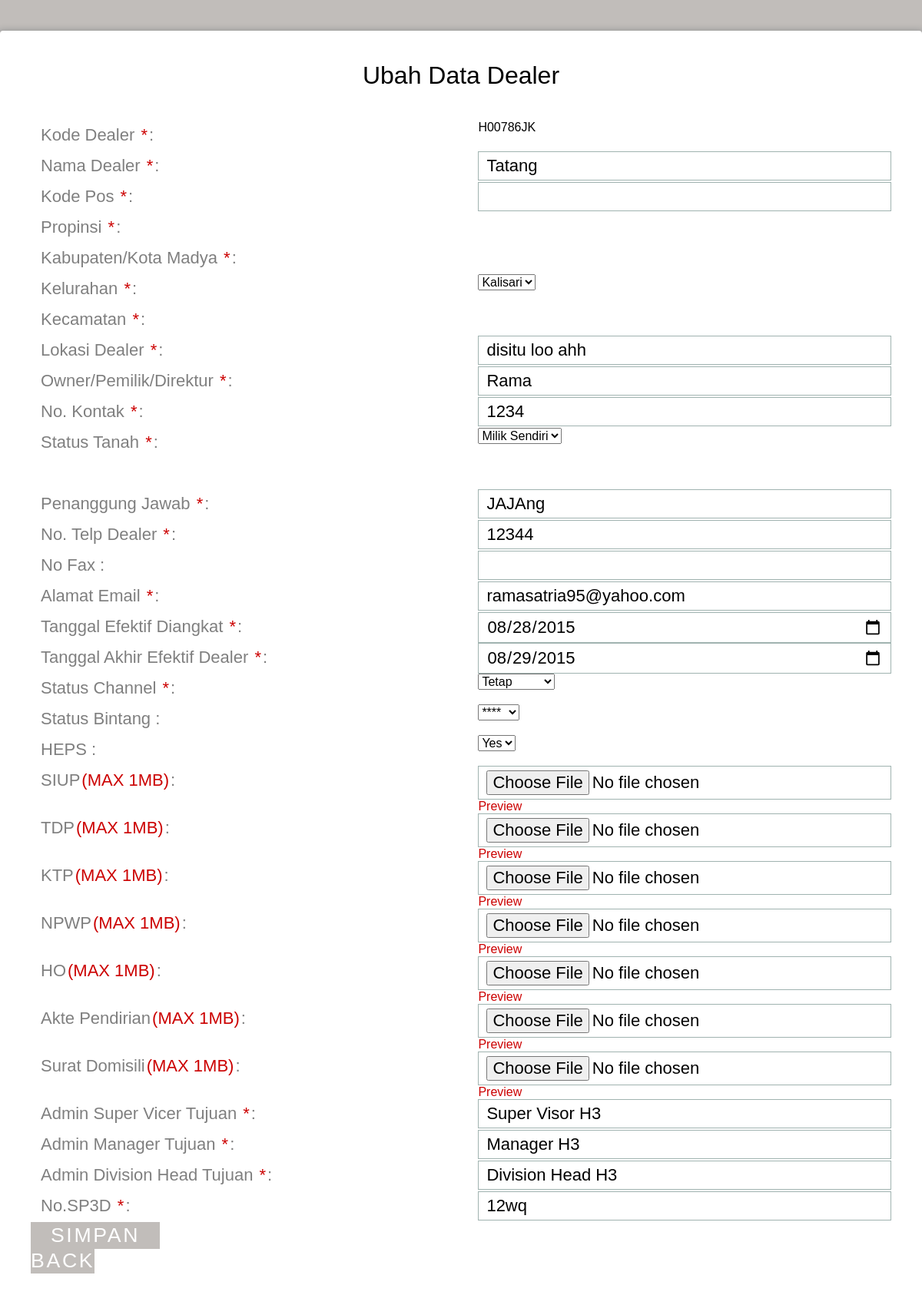
The app's page /admin_legal/edit_dealer_h3.php?id=42 (signed in) with its own data.
### tables this page shows
CREATE TABLE IF NOT EXISTS `daftar_pengajuan` (
  `id_daftar` int(11) NOT NULL AUTO_INCREMENT,
  `id_admin` int(11) NOT NULL,
  `kode_dealer` varchar(15) NOT NULL,
  `tanggal_pengajuan` date NOT NULL,
  `jenis_pengajuan` varchar(35) NOT NULL,
  `channel` varchar(10) DEFAULT NULL,
  `status_channel` varchar(10) DEFAULT NULL,
  `jam_pengajuan` time NOT NULL,
  `comment_sv` varchar(50) DEFAULT NULL,
  `approval_sv` varchar(30) DEFAULT NULL,
  `nama_sv` varchar(30) NOT NULL,
  `waktu_approval_sv` datetime NOT NULL,
  `comment_manager` varchar(50) DEFAULT NULL,
  `approval_manager` varchar(30) DEFAULT NULL,
  `nama_manager` varchar(30) NOT NULL,
  `waktu_approval_manager` datetime NOT NULL,
  `comment_divhead` varchar(50) DEFAULT NULL,
  `approval_divhead` varchar(30) DEFAULT NULL,
  `nama_divhead` varchar(30) NOT NULL,
  `waktu_approval_divhead` datetime NOT NULL,
  `legalisir_admin` varchar(20) DEFAULT NULL,
  `waktu_legalisir` date NOT NULL,
  `perpanjangan` date DEFAULT NULL,
  PRIMARY KEY (`id_daftar`)
);

CREATE TABLE IF NOT EXISTS `daftar_dealer` (
  `kode_dealer` varchar(15) NOT NULL,
  `nama_dealer` varchar(50) NOT NULL,
  `id_kodepos` int(11) NOT NULL,
  `lokasi` varchar(30) NOT NULL,
  `owner` varchar(30) NOT NULL,
  `kontak` varchar(12) NOT NULL,
  `status_tanah` varchar(30) NOT NULL,
  `akhir_sewa` date DEFAULT NULL,
  `status_dealer` varchar(10) DEFAULT NULL,
  `siop` varchar(50) DEFAULT NULL,
  `tdp` varchar(50) DEFAULT NULL,
  `ktp` varchar(50) DEFAULT NULL,
  `npwp` varchar(50) DEFAULT NULL,
  `ho` varchar(50) DEFAULT NULL,
  `akte` varchar(50) DEFAULT NULL,
  `surat_domisili` varchar(50) DEFAULT NULL,
  `waktucreate` datetime NOT NULL,
  `waktumodify` datetime DEFAULT NULL,
  PRIMARY KEY (`kode_dealer`)
);

CREATE TABLE IF NOT EXISTS `kodepos` (
  `id_kodepos` int(5) NOT NULL AUTO_INCREMENT,
  `kodepos` int(11) DEFAULT NULL,
  `kelurahan` varchar(50) DEFAULT NULL,
  `kecamatan` varchar(50) DEFAULT NULL,
  `jenis` varchar(50) DEFAULT NULL,
  `kabupaten` varchar(50) DEFAULT NULL,
  `propinsi` varchar(50) DEFAULT NULL,
  PRIMARY KEY (`id_kodepos`)
);

CREATE TABLE IF NOT EXISTS `channel_h3` (
  `id_channel` varchar(15) NOT NULL,
  `pj` varchar(30) NOT NULL,
  `no_telp` varchar(12) NOT NULL,
  `no_fax` varchar(12) DEFAULT NULL,
  `email` varchar(50) NOT NULL,
  `tgl_efektif` date NOT NULL,
  `tgl_akhir` date NOT NULL,
  `status_channel` varchar(10) NOT NULL,
  `status_bintang` varchar(5) DEFAULT NULL,
  `heps` varchar(30) DEFAULT NULL,
  `no_sp3d` varchar(30) DEFAULT NULL,
  `waktucreate` datetime NOT NULL,
  `waktumodify` datetime NOT NULL,
  PRIMARY KEY (`id_channel`)
);

### admin_legal/edit_dealer_h3.php (the view, shortened to what this page needs)
<?php
$id=$_GET['id'];
if(isset($_SESSION['status'])&&$_SESSION['status']=='admin'){
$sql=mysql_fetch_array(mysql_query("select * from daftar_pengajuan a, daftar_dealer b, kodepos c, channel_h3 d where a.id_daftar = '$id' and a.kode_dealer = b.kode_dealer and b.id_kodepos = c.id_kodepos and b.kode_dealer = d.id_channel"));
?>
<!DOCTYPE html>
<html >
  <head>
    <link href='../css/css.css' rel='stylesheet' type='text/css'>
    <link rel="stylesheet" href="css/normalize.css">
    <link rel="stylesheet" href="css/style.css">
  </head>
  <body>
    <div class="form">
      <div>
        <div id="h1">
          <h1>Ubah Data Dealer</h1>
        <form name="edit" action="submit_h3.php?id=<?php echo $id ?>&kode=<?php echo $sql['kode_dealer'] ?>" method="post" onSubmit="validate()">
          <div class="top-row">
          <div class="field-wrap">
              <label>
              Kode Dealer <span class="req">*</span>:
            </label>
		  </div>
		  <div class="field-wrap"><span name="kode_dealer"><?php echo $sql['kode_dealer'] ?></span>
          </div>
          </div>
          <div class="top-row">
          <div class="field-wrap">
              <label>
              Nama Dealer <span class="req">*</span>:
            </label>
		  </div>
		  <div class="field-wrap"><input name="nama_dealer" type="text"required value="<?php echo $sql['nama_dealer'] ?>"/>
          </div>
          </div>
          <div class="top-row">
          <div class="field-wrap">
              <label>
              Kode Pos <span class="req">*</span>:
            </label>
		  </div>
		  <div class="field-wrap"><input id="kodepos" name = "kodepos" type="text" onClick='targetitem = document.forms[0].kodepos; dataitem = window.open("kodepos.php", "dataitem", "toolbar=no,menubar=no,scrollbars=yes"); dataitem.targetitem = targetitem' required />
          </div>
          </div>
          <div class="top-row">
          <div class="field-wrap">
              <label>
              Propinsi <span class="req">*</span>:
            </label>
		  </div>
          </div>
		  <div class="top-row">
          <div class="field-wrap">
              <label>
              Kabupaten/Kota Madya <span class="req">*</span>:
            </label>
		  </div>
          </div>
		  <div class="top-row">
          <div class="field-wrap">
              <label>
              Kelurahan <span class="req">*</span>:
            </label>
		  </div>
		  <div class="field-wrap"><select id="kelurahan" name="kelurahan"required>
		  <option selected="selected"><?php echo $sql['kelurahan'] ?></option>
		  </select>
          </div>
          </div>
		  <div class="top-row">
          <div class="field-wrap">
              <label>
              Kecamatan <span class="req">*</span>:
            </label>
		  </div>
          </div>
		  <div class="top-row">
          <div class="field-wrap">
              <label>
              Lokasi Dealer <span class="req">*</span>:
            </label>
		  </div>
		  <div class="field-wrap"><input name="lokasi" type="text"required value="<?php echo $sql['lokasi'] ?>"/>
          </div>
          </div>
		  <div class="top-row">
          <div class="field-wrap">
              <label>
              Owner/Pemilik/Direktur <span class="req">*</span>:
            </label>
		  </div>
		  <div class="field-wrap"><input name="owner" type="text"required value="<?php echo $sql['owner'] ?>"/>
          </div>
          </div>
		  <div class="top-row">
          <div class="field-wrap">
              <label>
              No. Kontak <span class="req">*</span>:
            </label>
		  </div>
		  <div class="field-wrap"><input name="kontak" type="number"required value="<?php echo $sql['kontak'] ?>"/>
          </div>
          </div>
		  <div class="top-row">
          <div class="field-wrap">
              <label>
              Status Tanah <span class="req">*</span>:
            </label>
		  </div>
		  <div class="field-wrap">
          <select name="status_tanah" id="status"required>
          <option <?php if($sql['status_tanah']=='Milik Sendiri') echo "selected=selected"; ?> value = "Milik Sendiri">Milik Sendiri</option>
		  </select>
          </div>
          </div>
          <div class="top-row">
          </div>
		  <div class="top-row">
          <div class="field-wrap">
              <label>
              Penanggung Jawab <span class="req">*</span>:
            </label>
		  </div>
		  <div class="field-wrap"><input name="pj" type="text"required value="<?php echo $sql['pj'] ?>"/>
          </div>
          </div>
		  <div class="top-row">
          <div class="field-wrap">
              <label>
              No. Telp Dealer <span class="req">*</span>:
            </label>
		  </div>
		  <div class="field-wrap"><input name="no_telp" type="number"required value="<?php echo $sql['no_telp'] ?>"/>
          </div>
          </div>
		  <div class="top-row">
          <div class="field-wrap">
              <label>
              No Fax :
            </label>
		  </div>
		  <div class="field-wrap"><input name="no_fax" type="number" value="<?php echo $sql['no_fax'] ?>"/>
          </div>
          </div>
		  <div class="top-row">
          <div class="field-wrap">
              <label>
              Alamat Email <span class="req">*</span>:
            </label>
		  </div>
		  <div class="field-wrap"><input name="email" type="email"required value="<?php echo $sql['email'] ?>"/>
          </div>
          </div>
		  <div class="top-row">
          <div class="field-wrap">
              <label>
              Tanggal Efektif Diangkat <span class="req">*</span>:
            </label>
		  </div>
		  <div class="field-wrap"><input name="tgl_efektif" type="date"required value="<?php echo $sql['tgl_efektif'] ?>"/>
          </div>
          </div>
		  <div class="top-row">
          <div class="field-wrap">
              <label>
              Tanggal Akhir Efektif Dealer <span class="req">*</span>:
            </label>
		  </div>
		  <div class="field-wrap"><input name="tgl_akhir" type="date"required value="<?php echo $sql['tgl_akhir'] ?>"/>
          </div>
          </div>
		  <div class="top-row">
          <div class="field-wrap">
              <label>
              Status Channel <span class="req">*</span>:
            </label>
		  </div>
		  <div class="field-wrap"><select name="status_channel"required>
		  <option <?php if($sql['status_channel']=='Tetap') echo "selected=selected"; ?> value = "Tetap">Tetap</option>
		 </select>
          </div>
          </div>
		  <div class="top-row">
          <div class="field-wrap">
              <label>
              Status Bintang :
            </label>
		  </div>
		  <div class="field-wrap"><select name="status_bintang">
			<option <?php if($sql['status_bintang']=='****') echo "selected=selected"; ?> value = "****">****</option>
			</select>
		  </div>
          </div>
          <div class="top-row">
          <div class="field-wrap">
              <label>
              HEPS :
            </label>
		  </div>
		  <div class="field-wrap"><select name = "heps">
																			<option <?php if($sql['heps']=='Yes') echo "selected=selected"; ?> value = "Yes">Yes</option>
															</select>
          </div>
          </div>
		  <div class="top-row">
          <div class="field-wrap">
              <label>
              SIUP<span class="req">(MAX 1MB)</span>:
            </label>
		  </div>
		  <div class="field-wrap"><input type="file"name="siop"value = "1000000"onchange="ValidateSingleInput(this);"/><a href="<?php echo $sql['siop'] ?>" target="_blank">Preview</a>
          </div>
          </div>
		  <div class="top-row">
          <div class="field-wrap">
              <label>
              TDP<span class="req">(MAX 1MB)</span>:
            </label>
		  </div>
		  <div class="field-wrap"><input type="file"name="tdp"value = "<?php echo $sql['tdp'] ?>"onchange="ValidateSingleInput(this);"/><a href="<?php echo $sql['tdp'] ?>" target="_blank">Preview</a>
          </div>
          </div>
		  <div class="top-row">
          <div class="field-wrap">
              <label>
              KTP<span class="req">(MAX 1MB)</span>:
            </label>
		  </div>
		  <div class="field-wrap"><input type="file"name="ktp"value = "<?php echo $sql['ktp'] ?>"onchange="ValidateSingleInput(this);"/><a href="<?php echo $sql['ktp'] ?>" target="_blank">Preview</a>
          </div>
          </div>
		  <div class="top-row">
          <div class="field-wrap">
              <label>
              NPWP<span class="req">(MAX 1MB)</span>:
            </label>
		  </div>
		  <div class="field-wrap"><input type="file"name="npwp"value = "<?php echo $sql['npwp'] ?>"onchange="ValidateSingleInput(this);"/>
<a href="<?php echo $sql['npwp'] ?>" target="_blank">Preview</a>          </div>
          </div>
		  <div class="top-row">
          <div class="field-wrap">
              <label>
              HO<span class="req">(MAX 1MB)</span>:
            </label>
		  </div>
		  <div class="field-wrap"><input type="file"name="ho"value = "<?php echo $sql['ho'] ?>"onchange="ValidateSingleInput(this);"/>
<a href="<?php echo $sql['ho'] ?>" target="_blank">Preview</a>          </div>
          </div>
		  <div class="top-row">
          <div class="field-wrap">
            <label>
              Akte Pendirian<span class="req">(MAX 1MB)</span>:
            </label>
		  </div>
		  <div class="field-wrap"><input type="file"name="akte"value = "<?php echo $sql['akte'] ?>"onchange="ValidateSingleInput(this);"/>
<a href="<?php echo $sql['akte'] ?>" target="_blank">Preview</a>          </div>
          </div>
		  <div class="top-row">
          <div class="field-wrap">
              <label>
              Surat Domisili<span class="req">(MAX 1MB)</span>:
            </label>
		  </div>
		  <div class="field-wrap"><input type="file"name="surat_domisili"value = "<?php echo $sql['surat_domisili'] ?>"onchange="ValidateSingleInput(this);"/><a href="<?php echo $sql['surat_domisili'] ?>" target="_blank">Preview</a>
          </div>
          </div>
		    <div class="top-row">
          <div class="field-wrap">
              <label>
              Admin Super Vicer Tujuan <span class="req">*</span>:
            </label>
		  </div>
		  <div class="field-wrap"><input name="sv" type="text"  list="svlist" value="<?php echo $sql['nama_sv'] ?>" required />
          </div>
          </div>
			<div class="top-row">
          <div class="field-wrap">
              <label>
              Admin Manager Tujuan <span class="req">*</span>:
            </label>
		  </div>
		  <div class="field-wrap"><input name="manager" type="text" list="managerlist" value="<?php echo $sql['nama_manager'] ?>" required />
          </div>
          </div>
		  <div class="top-row">
          <div class="field-wrap">
              <label>
              Admin Division Head Tujuan <span class="req">*</span>:
            </label>
		  </div>
		  <div class="field-wrap"><input name="divhead" type="text" list="divheadlist" value="<?php echo $sql['nama_divhead'] ?>" required />
          </div>
          </div>
		<div class="top-row">
          <div class="field-wrap">
              <label>
              No.SP3D <span class="req">*</span>:
            </label>
		  </div>
		  <div class="field-wrap"><input name="no_sp3d" type="text"value="<?php echo $sql['no_sp3d'] ?>" required />
          </div>
          </div>
		            <button type="submit" class="button button-block"/>Simpan</button>
					<a class="button"href="index.php"/>Back</a>
		  </form>
        </div>
      </div>
</div>
  </body>
</html>
<?php
}else{
?>
<script>document.location.href="../"</script>
<?php
}
?>

### admin_legal/css/style.css (style rules this page uses)
*, *:before, *:after { box-sizing: border-box; }
html { overflow-y: scroll; }
body { background: #c1bdba; font-family: 'Titillium Web', sans-serif; }
a { text-decoration: none; color: #cc0000; -webkit-transition: .5s ease; transition: .5s ease; }
.form { background: #ffffff; padding: 40px; max-width: 1200px; margin: 40px auto; border-radius: 4px; box-shadow: 0 4px 10px 4px rgba(19, 35, 47, 0.3); }
h1 { text-align: center; color: #000000; font-weight: 300; margin: 0 0 40px; }
label { position: absolute; -webkit-transform: translateY(6px); -ms-transform: translateY(6px); transform: translateY(6px); left: 13px; color: rgba(0, 0, 0, 0.5); -webkit-transition: all 0.25s ease; transition: all 0.25s ease; -webkit-backface-visibility: hidden; pointer-events: none; font-size: 22px; }
label .req { margin: 2px; color: #cc0000; }
input, textarea { font-size: 22px; display: block; width: 100%; height: 100%; padding: 5px 10px; background: none; background-image: none; border: 1px solid #a0b3b0; color: #000000; border-radius: 0; -webkit-transition: border-color .25s ease, box-shadow .25s ease; transition: border-color .25s ease, box-shadow .25s ease; }
.field-wrap { position: relative; margin-bottom: 40px; }
.top-row:after { content: ""; display: table; clear: both; }
.top-row > div { float: left; width: 48%; margin-right: 4%; }
.top-row > div:last-child { margin: 0; }
.button { border: 0; outline: none; border-radius: 0; padding: 2px 0; font-size: 20pt; font-weight: 6; text-transform: uppercase; letter-spacing: .1em; background: #c1bdba; color: #ffffff; -webkit-transition: all 0.5s ease; transition: all 0.5s ease; -webkit-appearance: none; }
.button-block { display: block; width: 15%; }

### records on screen
daftar_pengajuan: kode_dealer.kode_dealer "H00786JK", nama_dealer "Tatang", kelurahan "Kalisari", lokasi "disitu loo ahh", owner "Rama", kontak "1234", pj "JAJAng", no_telp "12344", email "ramasatria95@yahoo.com", tgl_efektif "08/28/2015", tgl_akhir "08/29/2015", sv "Super Visor H3", manager "Manager H3", divhead "Division Head H3"
daftar_dealer: status_tanah "Milik Sendiri"
channel_h3: status_channel "Tetap", status_bintang "****", heps "Yes"
